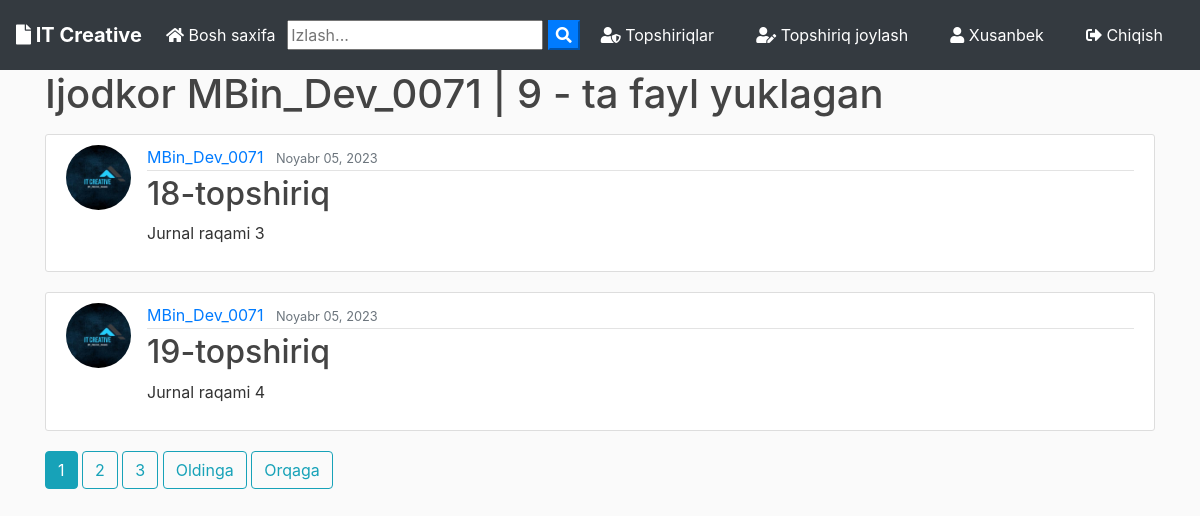
Page /user/MBin_Dev_0071 (signed in) on the committed database.
### blog/models.py (models this page shows, shortened)
class Post(models.Model):
	title = models.CharField(max_length=100)
	file = models.FileField(null=True,blank=True,upload_to='File nomi')
	content = models.TextField()
	date_posted = models.DateTimeField(default=timezone.now)
	author = models.ForeignKey(User, on_delete=models.CASCADE)

### users/models.py (models this page shows, shortened)
class Profile(models.Model):
    user = models.OneToOneField(User, on_delete=models.CASCADE)
    image = models.ImageField(default='default.jpg', upload_to='profile_pics')

### blog/views.py (the view)
# urls.py: path('user/<str:username>', UserPostListView.as_view(), name='user-posts'),
class UserPostListView(ListView):
    model = Post
    template_name = 'blog/user_posts.html'  # <app>/<model>_<viewtype>.html
    context_object_name = 'posts'
    paginate_by = 2
    def get_queryset(self):
        user = get_object_or_404(User, username=self.kwargs.get('username'))
        return Post.objects.filter(author=user).order_by('-date_posted')

### blog/templates/blog/user_posts.html (shortened to what this page needs)
{% extends "blog/base.html" %}
{% block content %}
    <h1 class="mb-3">Ijodkor {{ view.kwargs.username }} |  {{ page_obj.paginator.count }} - ta fayl yuklagan</h1>
    {% for post in posts %}
        <article class="media content-section">
          <img class="rounded-circle article-img" src="{{ post.author.profile.image.url }}">
          <div class="media-body">
            <div class="article-metadata">
              <a class="mr-2" href="{% url 'user-posts' post.author.username %}">{{ post.author }}</a>
              <small class="text-muted">{{ post.date_posted|date:"F d, Y" }}</small>
            </div>
            <h2><a class="article-title" href="{% url 'post-detail' post.id %}">{{ post.title }}</a></h2>
            <p class="article-content">{{ post.content }}</p>
          </div>
        </article>
    {% endfor %}
    {% if is_paginated %}
      {% for num in page_obj.paginator.page_range %}
        {% if page_obj.number == num %}
          <a class="btn btn-info mb-4" href="?page={{ num }}">{{ num }}</a>
        {% elif num > page_obj.number|add:'-3' and num < page_obj.number|add:'3' %}
          <a class="btn btn-outline-info mb-4" href="?page={{ num }}">{{ num }}</a>
        {% endif %}
      {% endfor %}
      {% if page_obj.has_next %}
        <a class="btn btn-outline-info mb-4" href="?page={{ page_obj.next_page_number }}">Oldinga </a>
        <a class="btn btn-outline-info mb-4" href="?page={{ page_obj.paginator.num_pages }}">Orqaga</a>
      {% endif %}
    {% endif %}
{% endblock content %}

### blog/templates/blog/base.html (shortened to what this page needs)
{% load static %}
<!doctype html>
<html lang="en">
  <head>
    <link rel="stylesheet" href="https://stackpath.bootstrapcdn.com/bootstrap/4.3.1/css/bootstrap.min.css">
    <link rel="stylesheet" href="https://use.fontawesome.com/releases/v5.8.1/css/all.css" >
    <link rel="stylesheet" href="{% static 'blog/main.css' %}">
</head>
  <body>
        <nav class="navbar navbar-expand-lg navbar-dark bg-dark">
                <a class="navbar-brand font-weight-bold" href="{% url 'blog-home' %}"><i class="fas fa-file"></i> IT Creative</a>
                <div class="collapse navbar-collapse" id="navbarSupportedContent">
                  <ul class="navbar-nav mr-auto">
                    <li class="nav-item active">
                      <a class="nav-link" href="{% url 'blog-home' %}"><i class="fas fa-home"></i> Bosh saxifa <span class="sr-only">(current)</span></a>
                    </li>
                  </ul>
                  <form id="searchform" action="{% url 'search' %}" method="get">
                    <input type="text" name="q" type="text" value="{{ request.GET.q }}" placeholder="Izlash..." />
                    <button type="button" onclick="searchform.submit()" class=" text-white my-color btn-primary"><i class="fa fa-search"></i></button>
                </form>
                    {% if user.is_authenticated %}
                    <a href="{% url 'user-posts' user %}" class="btn text-white m-2"><i class="fas fa-user-shield"></i> Topshiriqlar</a>
                    <a href="{% url 'post-create' %} " class="btn text-white m-2"><i class="fas fa-user-edit"></i> Topshiriq joylash</a>
                    <a href="{% url 'profile' %} " class="btn text-white m-2"><i class="fas fa-user"></i> {{ user.username }}</a>
                    <a href="{% url 'logout' %} " class="btn text-white m-2"><i class="fas fa-sign-out-alt"></i> Chiqish</a>
                    {% else %}
                    <a href="{% url 'login' %} " class="btn text-white m-2"><i class="fas fa-user-tie"></i> Kirish</a>
                    <a href="{% url 'register' %} " class="btn text-white m-2"> <i class="fas fa-sign-in-alt"></i> Ro'yxatdan o'tish</a>
                    {% endif %}
                </div>
              </nav>
      <div class="container my-bg">
    {% block content %}
    {% endblock  %}
</div>
  </body>
</html>

### blog/static/blog/main.css (style rules this page uses)
body { background: #fafafa; color: #333333; margin-top: 0; }
h1, h2, h3, h4, h5, h6 { color: #444444; }
ul { margin: 0; }
.content-section { background: #ffffff; padding: 10px 20px; border: 1px solid #dddddd; border-radius: 3px; margin-bottom: 20px; }
.article-title { color: #444444; }
.article-content { white-space: pre-line; }
.article-img { height: 65px; width: 65px; margin-right: 16px; }
.article-metadata { padding-bottom: 1px; margin-bottom: 4px; border-bottom: 1px solid #e3e3e3 }

### rows in the picture
Post: author.profile.image (picture), author "MBin_Dev_0071", date_posted "Noyabr 05, 2023", title "18-topshiriq", content "Jurnal raqami 3"
Post: author.profile.image (picture), author "MBin_Dev_0071", date_posted "Noyabr 05, 2023", title "19-topshiriq", content "Jurnal raqami 4"

### other values in the picture
{{ user.username }} "Xusanbek"
{{ view.kwargs.username }} "MBin_Dev_0071"
{{ page_obj.paginator.count }} "9"
{{ num }} "1"
{{ num }} "2" "3"
